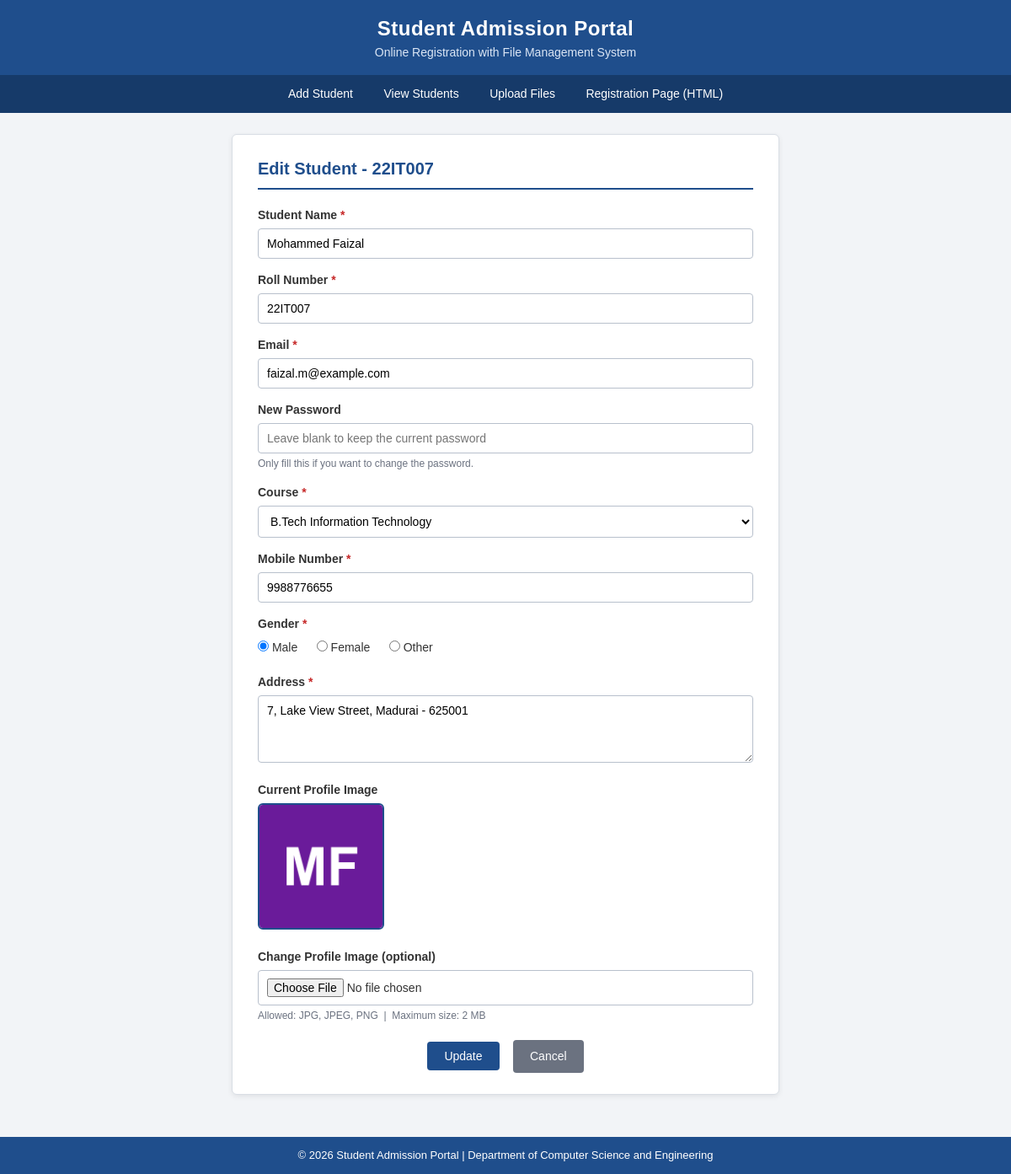
Page /PHP/edit_student.php?id=3 on the committed database.
### tables this page shows
CREATE TABLE students (
    student_id    INT AUTO_INCREMENT,                  
    name          VARCHAR(100)  NOT NULL,              
    roll_number   VARCHAR(20)   NOT NULL,              
    email         VARCHAR(100)  NOT NULL,              
    password      VARCHAR(255)  NOT NULL,              
    course        VARCHAR(50)   NOT NULL,              
    mobile        CHAR(10)      NOT NULL,              
    gender        ENUM('Male','Female','Other') NOT NULL,
    address       TEXT          NOT NULL,              
    profile_image VARCHAR(255)  DEFAULT NULL,          
    created_at    TIMESTAMP     NOT NULL DEFAULT CURRENT_TIMESTAMP,  

     
    CONSTRAINT pk_students PRIMARY KEY (student_id),

     
    CONSTRAINT uq_students_roll  UNIQUE (roll_number),
    CONSTRAINT uq_students_email UNIQUE (email)
);

### PHP/db.php (called while the page is built, shortened)
<?php
function e($text)
{
    return htmlspecialchars((string)$text, ENT_QUOTES, 'UTF-8');
}

### PHP/edit_student.php (the view, shortened to what this page needs)
<?php
require_once 'db.php';
$id = filter_input(INPUT_GET, 'id', FILTER_VALIDATE_INT);
try {
    $stmt = $conn->prepare('SELECT * FROM students WHERE student_id = ?');
    $stmt->bind_param('i', $id);
    $stmt->execute();
    $student = $stmt->get_result()->fetch_assoc();
} catch (mysqli_sql_exception $ex) {
    set_flash('error', 'Database error: ' . $ex->getMessage());
    redirect('view_students.php');
}
$values = $_SESSION['old_input'] ?? $student;
include 'header.php';
?>
<div class="card form-card">
    <h2>Edit Student - <?php echo e($student['roll_number']); ?></h2>
    <form action="update_student.php" method="post" enctype="multipart/form-data"
          onsubmit="return validateForm('edit')" novalidate>
        <div class="form-group">
            <label for="name">Student Name <span class="required">*</span></label>
            <input type="text" id="name" name="name" maxlength="100" value="<?php echo e($values['name']); ?>">
        </div>
        <div class="form-group">
            <label for="roll_number">Roll Number <span class="required">*</span></label>
            <input type="text" id="roll_number" name="roll_number" maxlength="20" value="<?php echo e($values['roll_number']); ?>">
        </div>
        <div class="form-group">
            <label for="email">Email <span class="required">*</span></label>
            <input type="email" id="email" name="email" maxlength="100" value="<?php echo e($values['email']); ?>">
        </div>
        <div class="form-group">
            <label for="password">New Password</label>
            <input type="password" id="password" name="password" maxlength="50" placeholder="Leave blank to keep the current password">
            <span class="hint">Only fill this if you want to change the password.</span>
        </div>
        <div class="form-group">
            <label for="course">Course <span class="required">*</span></label>
            <select id="course" name="course">
                <?php foreach (COURSES as $course): ?>
                    <option value="<?php echo e($course); ?>" <?php echo ($values['course'] === $course) ? 'selected' : ''; ?>>
                        <?php echo e($course); ?>
                    </option>
                <?php endforeach; ?>
            </select>
        </div>
        <div class="form-group">
            <label for="mobile">Mobile Number <span class="required">*</span></label>
            <input type="text" id="mobile" name="mobile" maxlength="10" value="<?php echo e($values['mobile']); ?>">
        </div>
        <div class="form-group">
            <label>Gender <span class="required">*</span></label>
            <div class="radio-group">
                <?php foreach (GENDERS as $gender): ?>
                    <label>
                        <input type="radio" name="gender" value="<?php echo $gender; ?>"
                            <?php echo ($values['gender'] === $gender) ? 'checked' : ''; ?>>
                        <?php echo $gender; ?>
                    </label>
                <?php endforeach; ?>
            </div>
        </div>
        <div class="form-group">
            <label for="address">Address <span class="required">*</span></label>
            <textarea id="address" name="address" rows="3"><?php echo e($values['address']); ?></textarea>
        </div>
        <div class="form-group">
            <label>Current Profile Image</label>
            <?php if (!empty($student['profile_image']) && is_file(__DIR__ . '/' . $student['profile_image'])): ?>
                <img src="<?php echo e($student['profile_image']); ?>" class="profile-img" alt="Current photo">
            <?php else: ?>
                <span class="no-image large">No Image</span>
            <?php endif; ?>
        </div>
        <div class="form-group">
            <label for="profile_image">Change Profile Image (optional)</label>
            <input type="file" id="profile_image" name="profile_image" accept=".jpg,.jpeg,.png"
                   onchange="previewImage(this, 'imagePreview')">
            <span class="hint">Allowed: JPG, JPEG, PNG &nbsp;|&nbsp; Maximum size: 2 MB</span>
        </div>
        <div class="button-row">
            <input type="submit" class="btn btn-primary" value="Update">
            <a href="student_details.php?id=<?php echo $student['student_id']; ?>" class="btn btn-secondary">Cancel</a>
        </div>
    </form>
</div>
<?php include 'footer.php'; ?>

### Frontend/style.css (style rules this page uses)
* { margin: 0; padding: 0; box-sizing: border-box; }
body { font-family: Arial, Helvetica, sans-serif; background-color: #f2f4f7; color: #333333; line-height: 1.5; min-height: 100vh; display: flex; flex-direction: column; }
a { color: #1f4e8c; }
.card { background-color: #ffffff; border: 1px solid #d9dee5; border-radius: 6px; box-shadow: 0 2px 6px rgba(0, 0, 0, 0.08); padding: 25px 30px; margin: 0 auto 25px auto; }
.form-card { max-width: 650px; }
.card h2 { color: #1f4e8c; font-size: 20px; border-bottom: 2px solid #1f4e8c; padding-bottom: 8px; margin-bottom: 20px; }
.form-group { margin-bottom: 15px; }
.form-group label { display: block; font-weight: bold; font-size: 14px; margin-bottom: 5px; }
.required { color: #c62828; }
.form-group input[type="text"], .form-group input[type="email"], .form-group input[type="password"], .form-group input[type="file"], .form-group select, .form-group textarea { width: 100%; padding: 9px 10px; font-size: 14px; border: 1px solid #b8c0cc; border-radius: 4px; background-color: #ffffff; font-family: inherit; }
.form-group textarea { resize: vertical; min-height: 80px; }
.radio-group label { display: inline-block; font-weight: normal; margin-right: 18px; }
.hint { display: block; font-size: 12px; color: #6b7280; margin-top: 3px; }
.btn { display: inline-block; padding: 9px 20px; font-size: 14px; border: none; border-radius: 4px; cursor: pointer; text-decoration: none; color: #ffffff; font-family: inherit; }
.btn-primary { background-color: #1f4e8c; }
.btn-secondary { background-color: #6b7280; }
.button-row { text-align: center; margin-top: 20px; }
.button-row .btn { margin: 0 6px; }
.profile-img { width: 150px; height: 150px; object-fit: cover; border-radius: 6px; border: 2px solid #1f4e8c; }

### rows in the picture
students: roll_number "22IT007", name "Mohammed Faizal", email "faizal.m@example.com", mobile "9988776655", gender "☑ Male", gender "☐ Female", gender "☐ Other", address "7, Lake View Street, Madurai - 625001", profile_image (picture)

### other values in the picture
$gender "Male"
$gender "Female"
$gender "Other"
form field course "B.Tech Information Technology"
